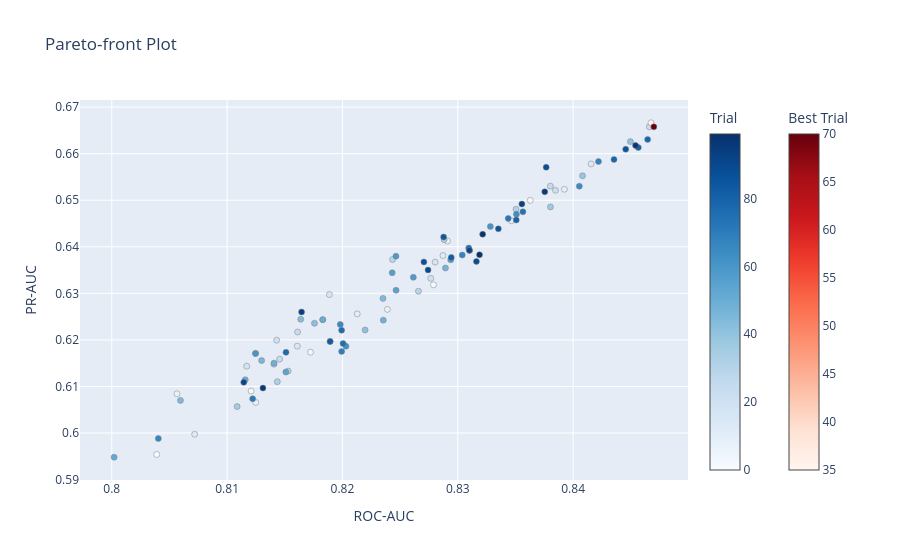

The notebook cell saved with this chart:
### Code cell
fig = optuna.visualization.plot_pareto_front(study)

fig.update_layout(
    xaxis_title="ROC-AUC",
    yaxis_title="PR-AUC"
)

fig.show()
